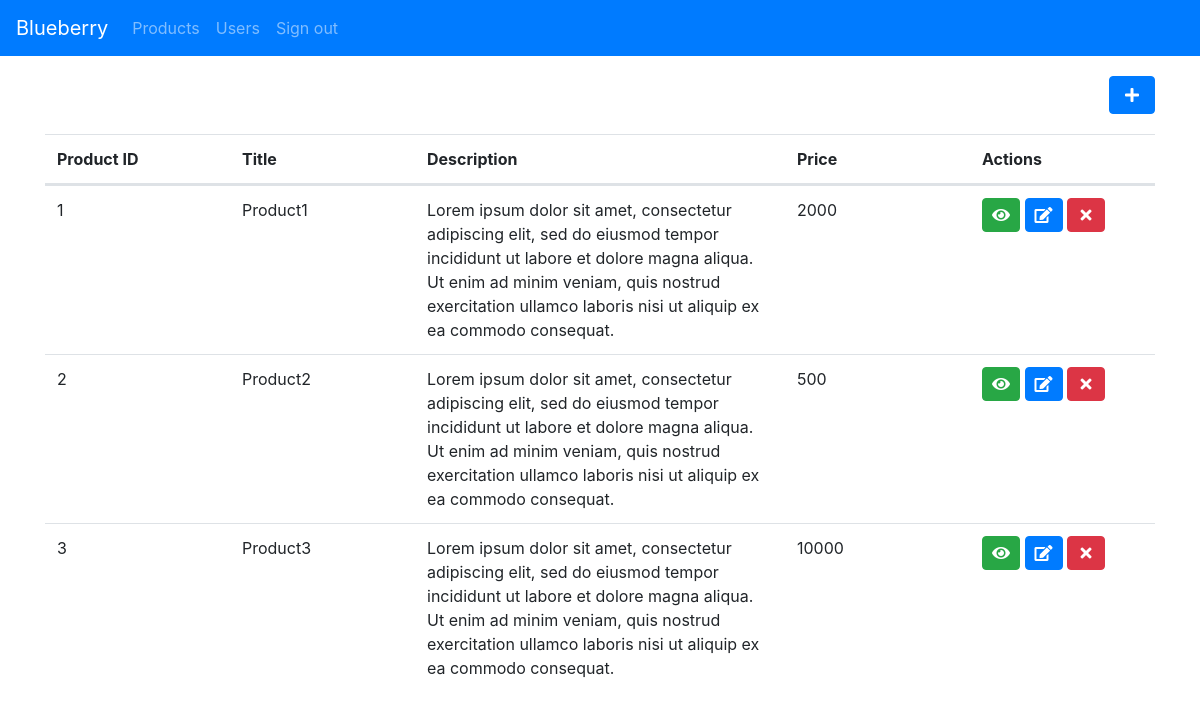
Page /products/home.php (signed in) on the committed database.
### tables this page shows
CREATE TABLE `products` (
  `id` smallint(6) NOT NULL,
  `title` varchar(32) NOT NULL,
  `description` tinytext NOT NULL,
  `price` smallint(6) NOT NULL
);

### products/home.php (the view, shortened to what this page needs)
<?php
include('../connect.php');
include('../header.php');
$query = "SELECT * FROM products";
$result = $mysqli->query($query);
if($result->num_rows > 0) {
	if($_SESSION['user_role'] == 1 || $_SESSION['user_role'] == 2) {
?>
<div class="create-button text-right">
	<a href="createProduct.php" type="button" class="btn btn-primary"><i class="fas fa-plus fa-fw"></i></a>
</div>
<?php } ?>
<table class="table table-responsive-md table-hover">
	<thead>
		<tr class="d-flex">
			<th class="col-lg-2">Product ID</th>
			<th class="col-lg-2">Title</th>
			<th class="col-lg-4">Description</th>
			<th class="col-lg-2">Price</th>
			<th class="col-lg-2">Actions</th>
		</tr>
	</thead>
	<tbody>
		<?php while($row = $result->fetch_array(MYSQLI_ASSOC)) { ?>
		<tr class="d-flex" id="<?php echo $row['id']; ?>">
			<td class="col-lg-2"><?php echo $row['id']; ?></td>
			<td class="col-lg-2"><?php echo $row['title']; ?></td>
			<td class="col-lg-4"><?php echo $row['description']; ?></td>
			<td class="col-lg-2"><?php echo $row['price']; ?></td>
			<td class="col-lg-2">
				<a type="button" class="btn btn-success btn-action" href="viewProduct.php?id=<?php echo $row['id']; ?>"><i class="fas fa-eye fa-fw"></i></a>
				<?php if($_SESSION['user_role'] == 1 || $_SESSION['user_role'] == 2) { ?>
				<a type="button" class="btn btn-primary btn-action" href="updateProduct.php?id=<?php echo $row['id']; ?>"><i class="fas fa-edit fa-fw"></i></a>
				<?php } if($_SESSION['user_role'] == 1) { ?>
				<a type="button" class="btn btn-danger btn-action" onclick="deleteProduct(<?php echo $row['id'];?>)"><i class="fas fa-times fa-fw"></i></a>
				<?php } ?>
			</td>
		</tr>
		<?php } ?>
	</tbody>
</table>
<?php } ?>
<?php include('../footer.php'); ?>

### css/style.css (style rules this page uses)
.btn-action { padding: 4px 8px; color: white !important; }
.create-button { margin: 20px 0; }

### rows in the picture
products: id "1", title "Product1", description "Lorem ipsum dolor sit amet, consectetur adipiscing elit, sed do eiusmod tempor incididunt ut labore et dolore magna aliqua. Ut enim ad minim veniam, quis nostrud exercitation ullamco laboris nisi ut aliquip ex ea commodo consequat.", price "2000"
products: id "2", title "Product2", description "Lorem ipsum dolor sit amet, consectetur adipiscing elit, sed do eiusmod tempor incididunt ut labore et dolore magna aliqua. Ut enim ad minim veniam, quis nostrud exercitation ullamco laboris nisi ut aliquip ex ea commodo consequat.", price "500"
products: id "3", title "Product3", description "Lorem ipsum dolor sit amet, consectetur adipiscing elit, sed do eiusmod tempor incididunt ut labore et dolore magna aliqua. Ut enim ad minim veniam, quis nostrud exercitation ullamco laboris nisi ut aliquip ex ea commodo consequat.", price "10000"
